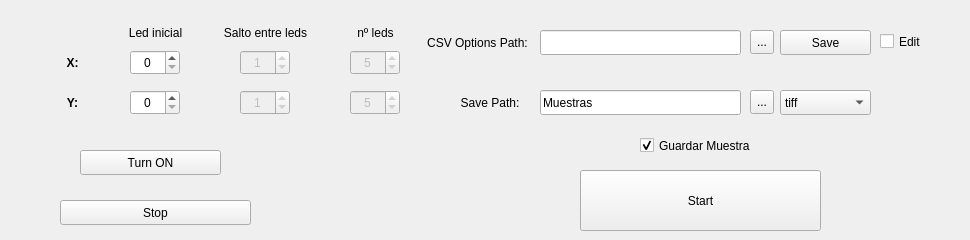
      <widget class="QWidget" name="tab_2">
       <attribute name="title">
        <string>Main Control</string>
       </attribute>
       <widget class="QSpinBox" name="spinBox_n_leds_X">
        <property name="enabled">
         <bool>false</bool>
        </property>
        <property name="geometry">
         <rect>
          <x>350</x>
          <y>50</y>
          <width>50</width>
          <height>25</height>
         </rect>
        </property>
        <property name="minimumSize">
         <size>
          <width>0</width>
          <height>25</height>
         </size>
        </property>
        <property name="maximumSize">
         <size>
          <width>50</width>
          <height>25</height>
         </size>
        </property>
        <property name="alignment">
         <set>Qt::AlignCenter</set>
        </property>
        <property name="maximum">
         <number>1000</number>
        </property>
        <property name="value">
         <number>5</number>
        </property>
       </widget>
       <widget class="QCheckBox" name="checkBEditParam">
        <property name="geometry">
         <rect>
          <x>880</x>
          <y>30</y>
          <width>81</width>
          <height>23</height>
         </rect>
        </property>
        <property name="text">
         <string>Edit</string>
        </property>
       </widget>
       <widget class="QSpinBox" name="spinBox_saltoX">
        <property name="enabled">
         <bool>false</bool>
        </property>
        <property name="geometry">
         <rect>
          <x>240</x>
          <y>50</y>
          <width>50</width>
          <height>25</height>
         </rect>
        </property>
        <property name="minimumSize">
         <size>
          <width>25</width>
          <height>25</height>
         </size>
        </property>
        <property name="maximumSize">
         <size>
          <width>50</width>
          <height>25</height>
         </size>
        </property>
        <property name="alignment">
         <set>Qt::AlignCenter</set>
        </property>
        <property name="maximum">
         <number>2000</number>
        </property>
        <property name="value">
         <number>1</number>
        </property>
       </widget>
       <widget class="QSpinBox" name="spinBox_saltoY">
        <property name="enabled">
         <bool>false</bool>
        </property>
        <property name="geometry">
         <rect>
          <x>240</x>
          <y>90</y>
          <width>50</width>
          <height>25</height>
         </rect>
        </property>
        <property name="minimumSize">
         <size>
          <width>25</width>
          <height>25</height>
         </size>
        </property>
        <property name="maximumSize">
         <size>
          <width>50</width>
          <height>25</height>
         </size>
        </property>
        <property name="alignment">
         <set>Qt::AlignCenter</set>
        </property>
        <property name="maximum">
         <number>2000</number>
        </property>
        <property name="value">
         <number>1</number>
        </property>
       </widget>
       <widget class="QLabel" name="label_30">
        <property name="geometry">
         <rect>
          <x>220</x>
          <y>20</y>
          <width>91</width>
          <height>25</height>
         </rect>
        </property>
        <property name="minimumSize">
         <size>
          <width>0</width>
          <height>25</height>
         </size>
        </property>
        <property name="maximumSize">
         <size>
          <width>100</width>
          <height>25</height>
         </size>
        </property>
        <property name="font">
         <font>
          <weight>50</weight>
          <bold>false</bold>
         </font>
        </property>
        <property name="text">
         <string>Salto entre leds</string>
        </property>
        <property name="alignment">
         <set>Qt::AlignCenter</set>
        </property>
       </widget>
       <widget class="QLabel" name="label_32">
        <property name="geometry">
         <rect>
          <x>10</x>
          <y>90</y>
          <width>125</width>
          <height>25</height>
         </rect>
        </property>
        <property name="minimumSize">
         <size>
          <width>0</width>
          <height>25</height>
         </size>
        </property>
        <property name="maximumSize">
         <size>
          <width>125</width>
          <height>25</height>
         </size>
        </property>
        <property name="font">
         <font>
          <weight>75</weight>
          <bold>true</bold>
         </font>
        </property>
        <property name="statusTip">
         <string>Number of LEDs turned ON in axis Y</string>
        </property>
        <property name="text">
         <string>Y:</string>
        </property>
        <property name="alignment">
         <set>Qt::AlignCenter</set>
        </property>
       </widget>
       <widget class="QLabel" name="label_31">
        <property name="geometry">
         <rect>
          <x>10</x>
          <y>50</y>
          <width>125</width>
          <height>25</height>
         </rect>
        </property>
        <property name="minimumSize">
         <size>
          <width>0</width>
          <height>25</height>
         </size>
        </property>
        <property name="maximumSize">
         <size>
          <width>125</width>
          <height>25</height>
         </size>
        </property>
        <property name="font">
         <font>
          <weight>75</weight>
          <bold>true</bold>
         </font>
        </property>
        <property name="statusTip">
         <string>Number of LEDs turned ON in axis X</string>
        </property>
        <property name="whatsThis">
         <string/>
        </property>
        <property name="text">
         <string>X:</string>
        </property>
        <property name="alignment">
         <set>Qt::AlignCenter</set>
        </property>
       </widget>
       <widget class="QSpinBox" name="spinBox_n_leds_Y">
        <property name="enabled">
         <bool>false</bool>
        </property>
        <property name="geometry">
         <rect>
          <x>350</x>
          <y>90</y>
          <width>50</width>
          <height>25</height>
         </rect>
        </property>
        <property name="minimumSize">
         <size>
          <width>0</width>
          <height>25</height>
         </size>
        </property>
        <property name="maximumSize">
         <size>
          <width>50</width>
          <height>25</height>
         </size>
        </property>
        <property name="alignment">
         <set>Qt::AlignCenter</set>
        </property>
        <property name="maximum">
         <number>1000</number>
        </property>
        <property name="value">
         <number>5</number>
        </property>
       </widget>
       <widget class="QLabel" name="label_34">
        <property name="geometry">
         <rect>
          <x>330</x>
          <y>20</y>
          <width>91</width>
          <height>25</height>
         </rect>
        </property>
        <property name="minimumSize">
         <size>
          <width>0</width>
          <height>25</height>
         </size>
        </property>
        <property name="maximumSize">
         <size>
          <width>100</width>
          <height>25</height>
         </size>
        </property>
        <property name="font">
         <font>
          <weight>50</weight>
          <bold>false</bold>
         </font>
        </property>
        <property name="text">
         <string>nº leds</string>
        </property>
        <property name="alignment">
         <set>Qt::AlignCenter</set>
        </property>
       </widget>
       <widget class="QLabel" name="label_35">
        <property name="geometry">
         <rect>
          <x>110</x>
          <y>20</y>
          <width>91</width>
          <height>25</height>
         </rect>
        </property>
        <property name="minimumSize">
         <size>
          <width>0</width>
          <height>25</height>
         </size>
        </property>
        <property name="maximumSize">
         <size>
          <width>100</width>
          <height>25</height>
         </size>
        </property>
        <property name="font">
         <font>
          <weight>50</weight>
          <bold>false</bold>
         </font>
        </property>
        <property name="text">
         <string>Led inicial</string>
        </property>
        <property name="alignment">
         <set>Qt::AlignCenter</set>
        </property>
       </widget>
       <widget class="QSpinBox" name="spinBox_X_inicial_led">
        <property name="enabled">
         <bool>true</bool>
        </property>
        <property name="geometry">
         <rect>
          <x>130</x>
          <y>50</y>
          <width>50</width>
          <height>25</height>
         </rect>
        </property>
        <property name="minimumSize">
         <size>
          <width>50</width>
          <height>25</height>
         </size>
        </property>
        <property name="maximumSize">
         <size>
          <width>50</width>
          <height>25</height>
         </size>
        </property>
        <property name="alignment">
         <set>Qt::AlignCenter</set>
        </property>
        <property name="maximum">
         <number>1920</number>
        </property>
       </widget>
       <widget class="QSpinBox" name="spinBox_Y_inicial_led">
        <property name="enabled">
         <bool>true</bool>
        </property>
        <property name="geometry">
         <rect>
          <x>130</x>
          <y>90</y>
          <width>50</width>
          <height>25</height>
         </rect>
        </property>
        <property name="minimumSize">
         <size>
          <width>0</width>
          <height>25</height>
         </size>
        </property>
        <property name="maximumSize">
         <size>
          <width>50</width>
          <height>25</height>
         </size>
        </property>
        <property name="alignment">
         <set>Qt::AlignCenter</set>
        </property>
        <property name="maximum">
         <number>1080</number>
        </property>
       </widget>
       <widget class="QPushButton" name="btnSaveCSV">
        <property name="geometry">
         <rect>
          <x>780</x>
          <y>30</y>
          <width>91</width>
          <height>25</height>
         </rect>
        </property>
        <property name="text">
         <string>Save</string>
        </property>
       </widget>
       <widget class="QLabel" name="labelCSV">
        <property name="geometry">
         <rect>
          <x>427</x>
          <y>30</y>
          <width>101</width>
          <height>25</height>
         </rect>
        </property>
        <property name="text">
         <string>CSV Options Path:</string>
        </property>
        <property name="alignment">
         <set>Qt::AlignCenter</set>
        </property>
       </widget>
       <widget class="QLineEdit" name="inputCSVPath">
        <property name="geometry">
         <rect>
          <x>540</x>
          <y>30</y>
          <width>201</width>
          <height>25</height>
         </rect>
        </property>
        <property name="maximumSize">
         <size>
          <width>300</width>
          <height>16777215</height>
         </size>
        </property>
       </widget>
       <widget class="QToolButton" name="btnBrowseCSVpath">
        <property name="geometry">
         <rect>
          <x>750</x>
          <y>30</y>
          <width>24</width>
          <height>24</height>
         </rect>
        </property>
        <property name="text">
         <string>...</string>
        </property>
       </widget>
       <widget class="QLabel" name="label_43">
        <property name="geometry">
         <rect>
          <x>440</x>
          <y>90</y>
          <width>100</width>
          <height>25</height>
         </rect>
        </property>
        <property name="minimumSize">
         <size>
          <width>0</width>
          <height>25</height>
         </size>
        </property>
        <property name="maximumSize">
         <size>
          <width>100</width>
          <height>25</height>
         </size>
        </property>
        <property name="text">
         <string>Save Path:</string>
        </property>
        <property name="alignment">
         <set>Qt::AlignCenter</set>
        </property>
       </widget>
       <widget class="QToolButton" name="btnBrowseSavePath">
        <property name="geometry">
         <rect>
          <x>750</x>
          <y>90</y>
          <width>24</width>
          <height>24</height>
         </rect>
        </property>
        <property name="text">
         <string>...</string>
        </property>
       </widget>
       <widget class="QLineEdit" name="lineEdit_pitch_filename">
        <property name="geometry">
         <rect>
          <x>540</x>
          <y>90</y>
          <width>201</width>
          <height>25</height>
         </rect>
        </property>
        <property name="minimumSize">
         <size>
          <width>0</width>
          <height>25</height>
         </size>
        </property>
        <property name="maximumSize">
         <size>
          <width>350</width>
          <height>25</height>
         </size>
        </property>
        <property name="toolTip">
         <string>Put the name of the test file before start</string>
        </property>
        <property name="text">
         <string>Muestras</string>
        </property>
       </widget>
       <widget class="QComboBox" name="comboBox_output_file_format">
        <property name="geometry">
         <rect>
          <x>780</x>
          <y>90</y>
          <width>91</width>
          <height>25</height>
         </rect>
        </property>
        <property name="currentIndex">
         <number>0</number>
        </property>
        <item>
         <property name="text">
          <string>tiff</string>
         </property>
        </item>
        <item>
         <property name="text">
          <string>jpg</string>
         </property>
        </item>
        <item>
         <property name="text">
          <string>raw</string>
         </property>
        </item>
        <item>
         <property name="text">
          <string>png</string>
         </property>
        </item>
       </widget>
       <widget class="QPushButton" name="pushButton_turn_on_led0">
        <property name="enabled">
         <bool>true</bool>
        </property>
        <property name="geometry">
         <rect>
          <x>80</x>
          <y>150</y>
          <width>141</width>
          <height>25</height>
         </rect>
        </property>
        <property name="minimumSize">
         <size>
          <width>0</width>
          <height>25</height>
         </size>
        </property>
        <property name="maximumSize">
         <size>
          <width>16777215</width>
          <height>25</height>
         </size>
        </property>
        <property name="text">
         <string>Turn ON</string>
        </property>
        <property name="checkable">
         <bool>true</bool>
        </property>
       </widget>
       <widget class="QPushButton" name="pushButton_start">
        <property name="geometry">
         <rect>
          <x>580</x>
          <y>170</y>
          <width>241</width>
          <height>61</height>
         </rect>
        </property>
        <property name="toolTip">
         <string>Press to enter in Chipscope mode</string>
        </property>
        <property name="text">
         <string>Start</string>
        </property>
       </widget>
       <widget class="QPushButton" name="pushButton_stop">
        <property name="geometry">
         <rect>
          <x>60</x>
          <y>200</y>
          <width>191</width>
          <height>25</height>
         </rect>
        </property>
        <property name="text">
         <string>Stop</string>
        </property>
       </widget>
       <widget class="QCheckBox" name="checkBoxSaveFiles">
        <property name="geometry">
         <rect>
          <x>640</x>
          <y>130</y>
          <width>121</width>
          <height>31</height>
         </rect>
        </property>
        <property name="text">
         <string>Guardar Muestra</string>
        </property>
        <property name="checked">
         <bool>true</bool>
        </property>
       </widget>
      </widget>
